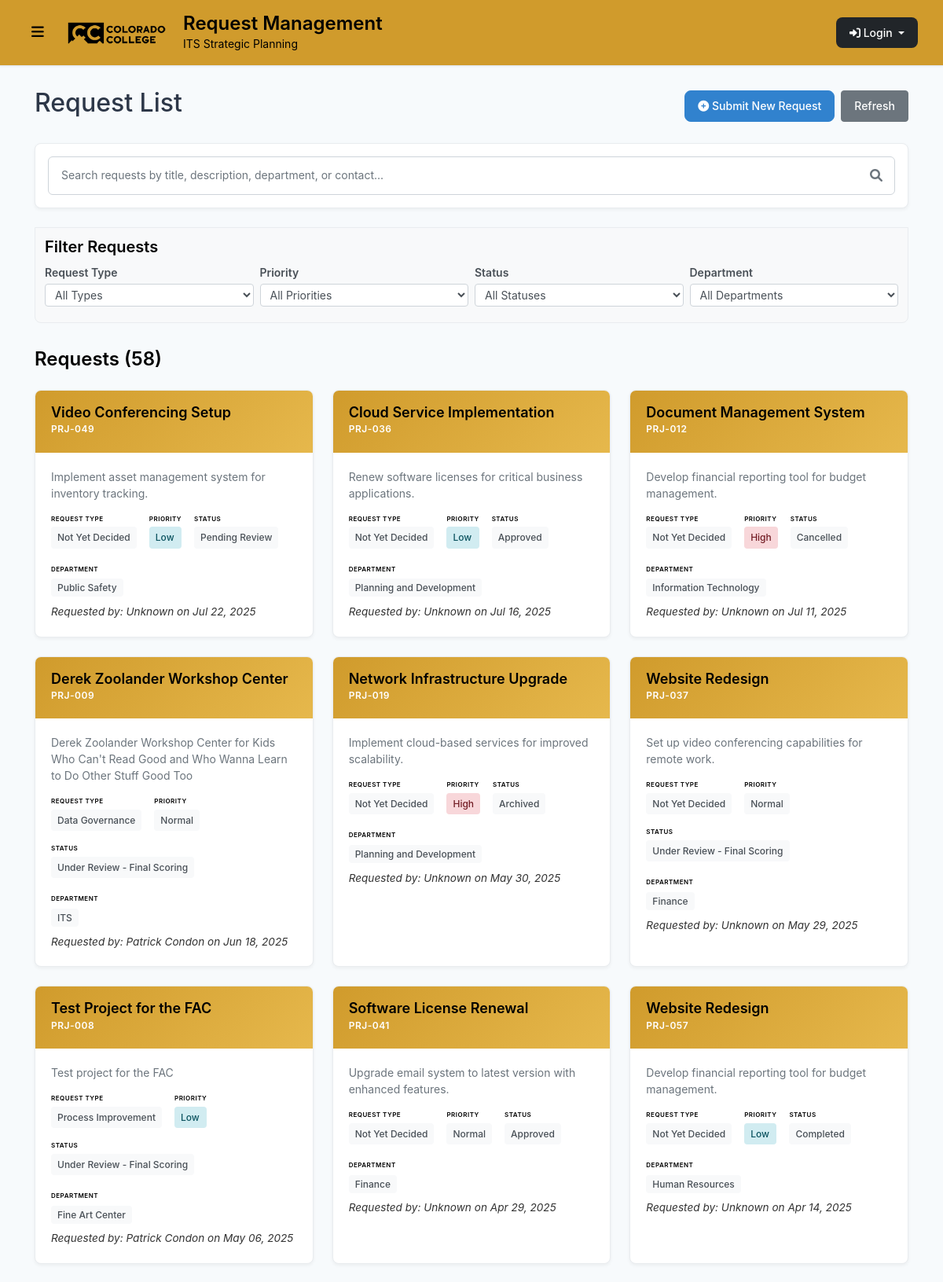
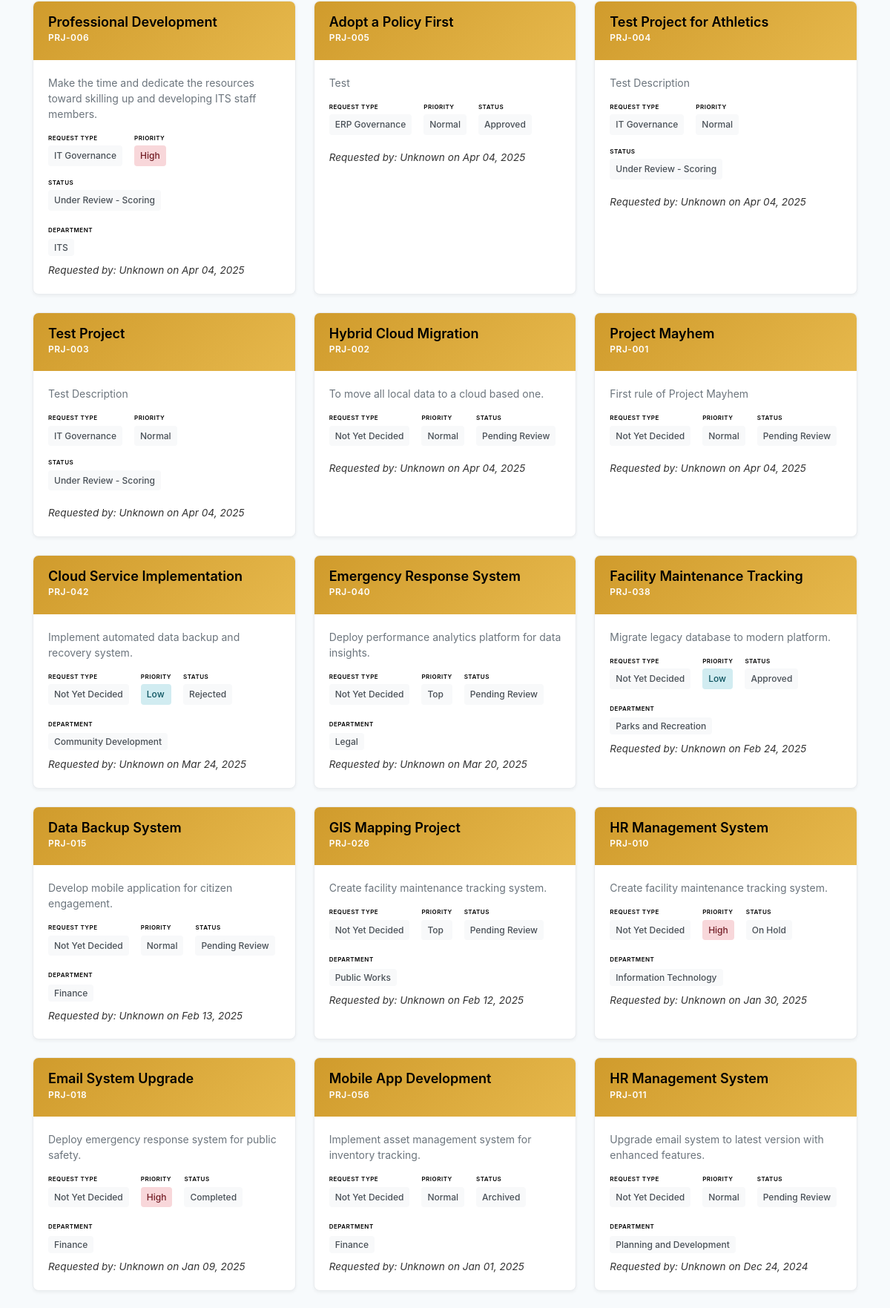
The page / (upper part) on the database its author committed (2 pictures, top to bottom).
### projects/models.py (models this page shows, shortened)
class Project(models.Model):
    STATUS_CHOICES = [
        ('pending', 'Pending Review'),
        ('approved', 'Approved'),
        ('rejected', 'Rejected'),
        ('under_review_triage', 'Under Review - Triage'),
        ('under_review_scoring', 'Under Review - Scoring'),
        ('under_review_final_scoring', 'Under Review - Final Scoring'),
        ('completed', 'Completed'),
        ('archived', 'Archived'),
        ('on_hold', 'On Hold'),
        ('cancelled', 'Cancelled'),
    ]
    STAGE_CHOICES = [
        ('Pending_Review', 'Pending Review'),
        ('Under_Review_Triage', 'Under Review - Triage'),
        ('Under_Review_Scoring', 'Under Review - Scoring'),
        ('Under_Review_Final_Scoring', 'Under Review - Final Scoring'),
    ]
    PRIORITY_CHOICES = [
        ('Low', 'Low'),
        ('Normal', 'Normal'),
        ('High', 'High'),
        ('Top', 'Top'),
    ]
    FINAL_PRIORITY_CHOICES = [
        (1, 'Low'),
        (2, 'Medium'),
        (3, 'High'),
    ]
    PROJECT_TYPE_CHOICES = [
        ('not_yet_decided', 'Not Yet Decided'),
        ('process_improvement', 'Process Improvement'),
        ('it_governance', 'IT Governance'),
        ('erp_governance', 'ERP Governance'),
        ('data_governance', 'Data Governance'),
    ]
    title = models.CharField(max_length=200)
    description = models.TextField()
    project_type = models.CharField(
        max_length=20,
        choices=PROJECT_TYPE_CHOICES,
        default='not_yet_decided',
        verbose_name="Request Type",
        help_text="Type of request submission"
    )
    submitted_by = models.ForeignKey(User, on_delete=models.CASCADE, null=True, blank=True)
    submission_date = models.DateTimeField(default=timezone.now)
    status = models.CharField(max_length=30, choices=STATUS_CHOICES, default='pending')
    stage = models.CharField(max_length=30, choices=STAGE_CHOICES, default='Pending_Review', help_text="Current stage of the project")
    budget = models.DecimalField(max_digits=10, decimal_places=2, null=True, blank=True)
    start_date = models.DateField(null=True, blank=True)
    end_date = models.DateField(null=True, blank=True)
    department = models.CharField(max_length=100, null=True, blank=True)
    contact_person = models.CharField(max_length=100, null=True, blank=True)
    contact_email = models.EmailField(null=True, blank=True)
    contact_phone = models.CharField(max_length=20, null=True, blank=True)
    triage_notes = models.TextField(blank=True, null=True)
    priority = models.CharField(max_length=10, choices=PRIORITY_CHOICES, default='Normal')
    scoring_notes = models.TextField(blank=True, null=True, help_text="Notes related to project scoring or evaluation")
    final_priority = models.IntegerField(null=True, blank=True, help_text="Project ranking (lower number = higher priority)")
    final_score = models.FloatField(null=True, blank=True, help_text="Final score")
    strategic_alignment = models.IntegerField(null=True, blank=True, help_text="Strategic alignment score (1-5)")
    cost_benefit = models.IntegerField(null=True, blank=True, help_text="Cost benefit score (1-5)")
    user_impact = models.IntegerField(null=True, blank=True, help_text="User impact and adoption score (1-5)")
    ease_of_implementation = models.IntegerField(null=True, blank=True, help_text="Ease of implementation score (1-5)")
    vendor_reputation_support = models.IntegerField(null=True, blank=True, help_text="Vendor reputation and support score (1-5)")
    security_compliance = models.IntegerField(null=True, blank=True, help_text="Security and compliance score (1-5)")
    student_centered = models.IntegerField(null=True, blank=True, help_text="Student-centered score (1-5)")
    @property
    def formatted_id(self):
        return f"PRJ-{self.id:03d}"
    class Meta:
        ordering = ['-submission_date']
        db_table = 'project_requests'

### projects/views.py (the view, shortened to what this page needs)
# urls.py: path('', views.project_list, name='project_list'),
def project_list(request):
    search_query = request.GET.get('search', '')
    filter_type = request.GET.get('filter', 'all')
    type_filter = request.GET.get('type', '')
    priority_filter = request.GET.get('priority', '')
    status_filter = request.GET.get('status', '')
    department_filter = request.GET.get('department', '')
    projects = Project.objects.all().select_related('submitted_by').order_by('-submission_date')
    if filter_type == 'my_projects' and request.user.is_authenticated:
        projects = projects.filter(submitted_by=request.user)
    if type_filter:
        projects = projects.filter(project_type=type_filter)
    if priority_filter:
        projects = projects.filter(priority=priority_filter)
    if status_filter:
        projects = projects.filter(status=status_filter)
    if department_filter:
        projects = projects.filter(department=department_filter)
    filtered_projects = projects
    available_types = filtered_projects.values_list('project_type', flat=True).distinct()
    project_types = [(t[0], t[1]) for t in Project.PROJECT_TYPE_CHOICES if t[0] in available_types]
    available_priorities = filtered_projects.values_list('priority', flat=True).distinct()
    priorities = [p for p in ['Top', 'High', 'Normal', 'Low'] if p in available_priorities]
    available_statuses = filtered_projects.values_list('status', flat=True).distinct()
    status_choices = [(s[0], s[1]) for s in Project.STATUS_CHOICES if s[0] in available_statuses]
    departments = filtered_projects.exclude(department='').values_list('department', flat=True).distinct().order_by('department')
    context = {
        'projects': projects,
        'search_query': search_query,
        'filter_type': filter_type,
        'type_filter': type_filter,
        'priority_filter': priority_filter,
        'status_filter': status_filter,
        'department_filter': department_filter,
        'project_types': project_types,
        'priorities': priorities,
        'status_choices': status_choices,
        'departments': departments,
    }
    return render(request, 'projects/project_list.html', context)

### projects/templates/projects/project_list.html (shortened to what this page needs)
{% extends 'base_cc.html' %}
{% block content %}
<div class="container">
    <div class="d-flex justify-content-between align-items-center mb-4">
        <h2>Request List</h2>
        <div class="d-flex gap-2">
            <a href="{% url 'projects:project_intake_form' %}" class="btn btn-primary">
                <i class="fas fa-plus-circle"></i> Submit New Request
            </a>
            <button id="refreshButton" class="cc-btn-secondary" onclick="refreshProjects()">
                Refresh
            </button>
        </div>
    </div>
    <div class="cc-search-section mb-4">
        <form method="get" class="cc-search-form">
            <div class="cc-search-container">
                <input type="text"
                       name="search"
                       class="cc-search-input"
                       placeholder="Search requests by title, description, department, or contact..."
                       value="{{ search_query|default:'' }}">
                <button type="submit" class="cc-search-btn">
                    <i class="fas fa-search"></i>
                </button>
            </div>
        </form>
    </div>
    <div class="cc-filters-section">
        <div class="cc-filters-header">
            <h3>Filter Requests</h3>
        </div>
        <form method="get" class="cc-filters-form">
            <div class="cc-filters-grid">
                <div class="cc-filter-group">
                    <label class="cc-filter-label">Request Type</label>
                    <select name="type" class="cc-filter-select" onchange="this.form.submit()">
                        <option value="">All Types</option>
                    </select>
                </div>
                <div class="cc-filter-group">
                    <label class="cc-filter-label">Priority</label>
                    <select name="priority" class="cc-filter-select" onchange="this.form.submit()">
                        <option value="">All Priorities</option>
                    </select>
                </div>
                <div class="cc-filter-group">
                    <label class="cc-filter-label">Status</label>
                    <select name="status" class="cc-filter-select" onchange="this.form.submit()">
                        <option value="">All Statuses</option>
                    </select>
                </div>
                <div class="cc-filter-group">
                    <label class="cc-filter-label">Department</label>
                    <select name="department" class="cc-filter-select" onchange="this.form.submit()">
                        <option value="">All Departments</option>
                    </select>
                </div>
            </div>
        </form>
    </div>
    <div class="cc-projects-section">
        <div class="cc-projects-header">
            <h3>Requests ({{ projects|length }})</h3>
        </div>
        {% if projects %}
        <div class="cc-projects-grid">
            {% for project in projects %}
            <div class="cc-project-card" data-project-id="{{ project.id }}" data-project-title="{{ project.title|safe }}" data-project-description="{{ project.description|safe }}" data-project-type="{{ project.get_project_type_display|safe }}" data-project-priority="{{ project.priority|safe }}" data-project-status="{{ project.get_status_display|safe }}" data-project-stage="{{ project.get_stage_display|safe }}" data-project-department="{{ project.department|default:""|safe }}" data-project-notes="{{ project.notes|default:""|safe }}" data-project-contact-person="{% if project.contact_person %}{% if project.contact_person.first_name and project.contact_person.last_name %}{{ project.contact_person.get_full_name|safe }}{% else %}{{ project.contact_person|safe }}{% endif %}{% else %}Not specified{% endif %}" data-project-formatted-id="{{ project.formatted_id|safe }}" data-project-submitted-by="{% if project.submitted_by %}{% if project.submitted_by.first_name and project.submitted_by.last_name %}{{ project.submitted_by.get_full_name|safe }}{% else %}{{ project.submitted_by.username|safe }}{% endif %}{% else %}Unknown{% endif %}" data-project-submission-date="{{ project.submission_date|date:'F j, Y'|safe }}" data-project-triage-notes="{{ project.triage_notes|default:""|safe }}" data-project-triaged-by="{% if project.triaged_by %}{% if project.triaged_by.first_name and project.triaged_by.last_name %}{{ project.triaged_by.get_full_name|safe }}{% else %}{{ project.triaged_by.username|safe }}{% endif %}{% else %}Not specified{% endif %}" data-project-triage-date="{{ project.triage_date|date:'F j, Y'|default:'Not specified'|safe }}" style="cursor: pointer;">
                <div class="cc-project-header">
                    <div class="cc-project-title">{{ project.title }}</div>
                    <div class="cc-project-id">{{ project.formatted_id }}</div>
                </div>
                <div class="cc-project-body">
                    <div class="cc-project-description">
                        {{ project.description|truncatechars:120 }}
                    </div>
                    <div class="cc-project-meta">
                        <div class="cc-meta-section">
                            <div class="cc-meta-title">Request Type</div>
                            <span class="cc-meta-item">{{ project.get_project_type_display }}</span>
                        </div>
                        <div class="cc-meta-section">
                            <div class="cc-meta-title">Priority</div>
                            <span class="cc-meta-item cc-priority-{{ project.priority|lower }}">{{ project.priority }}</span>
                        </div>
                        <div class="cc-meta-section">
                            <div class="cc-meta-title">Status</div>
                            <span class="cc-meta-item">{{ project.get_status_display }}</span>
                        </div>
                    </div>
                    {% if project.department %}
                    <div class="cc-department-section">
                        <div class="cc-department-title">Department</div>
                        <span class="cc-meta-item">{{ project.department }}</span>
                    </div>
                    {% endif %}
                    <div class="cc-project-meta-requested" style="font-size:0.85em; color:#333; margin-top:8px; font-style:italic;">
                        Requested by:
                        {% if project.submitted_by %}
                            {{ project.submitted_by.get_full_name|default:project.submitted_by.username }}
                        {% else %}
                            Unknown
                        {% endif %}
                        on {{ project.submission_date|date:'M d, Y' }}
                    </div>
                </div>
            </div>
            {% endfor %}
        </div>
        {% else %}
        <div class="cc-empty-state">
            <h4>No requests found</h4>
            <p>Try adjusting your search criteria or filters.</p>
        </div>
        {% endif %}
    </div>
</div>
{% endblock %}

### rows shown on the page
Project: title "Video Conferencing Setup", formatted_id "PRJ-049", description "Implement asset management system for inventory tracking.", project_type "Not Yet Decided", priority "Low", status "Pending Review", department "Public Safety", shows "Unknown", submission_date "Jul 22, 2025"
Project: title "Cloud Service Implementation", formatted_id "PRJ-036", description "Renew software licenses for critical business applications.", project_type "Not Yet Decided", priority "Low", status "Approved", department "Planning and Development", shows "Unknown", submission_date "Jul 16, 2025"
Project: title "Document Management System", formatted_id "PRJ-012", description "Develop financial reporting tool for budget management.", project_type "Not Yet Decided", priority "High", status "Cancelled", department "Information Technology", shows "Unknown", submission_date "Jul 11, 2025"
Project: title "Derek Zoolander Workshop Center", formatted_id "PRJ-009", description "Derek Zoolander Workshop Center for Kids Who Can't Read Good and Who Wanna Learn to Do Other Stuff Good Too", project_type "Data Governance", priority "Normal", status "Under Review - Final Scoring", department "ITS", submitted_by.get_full_name "Patrick Condon", submission_date "Jun 18, 2025"
Project: title "Network Infrastructure Upgrade", formatted_id "PRJ-019", description "Implement cloud-based services for improved scalability.", project_type "Not Yet Decided", priority "High", status "Archived", department "Planning and Development", shows "Unknown", submission_date "May 30, 2025"
Project: title "Website Redesign", formatted_id "PRJ-037", description "Set up video conferencing capabilities for remote work.", project_type "Not Yet Decided", priority "Normal", status "Under Review - Final Scoring", department "Finance", shows "Unknown", submission_date "May 29, 2025"
Project: title "Test Project for the FAC", formatted_id "PRJ-008", description "Test project for the FAC", project_type "Process Improvement", priority "Low", status "Under Review - Final Scoring", department "Fine Art Center", submitted_by.get_full_name "Patrick Condon", submission_date "May 06, 2025"
Project: title "Software License Renewal", formatted_id "PRJ-041", description "Upgrade email system to latest version with enhanced features.", project_type "Not Yet Decided", priority "Normal", status "Approved", department "Finance", shows "Unknown", submission_date "Apr 29, 2025"
Project: title "Website Redesign", formatted_id "PRJ-057", description "Develop financial reporting tool for budget management.", project_type "Not Yet Decided", priority "Low", status "Completed", department "Human Resources", shows "Unknown", submission_date "Apr 14, 2025"
Project: title "Professional Development", formatted_id "PRJ-006", description "Make the time and dedicate the resources toward skilling up and developing ITS staff members.", project_type "IT Governance", priority "High", status "Under Review - Scoring", department "ITS", shows "Unknown", submission_date "Apr 04, 2025"
Project: title "Adopt a Policy First", formatted_id "PRJ-005", description "Test", project_type "ERP Governance", priority "Normal", status "Approved", shows "Unknown", submission_date "Apr 04, 2025"
Project: title "Test Project for Athletics", formatted_id "PRJ-004", description "Test Description", project_type "IT Governance", priority "Normal", status "Under Review - Scoring", shows "Unknown", submission_date "Apr 04, 2025"
Project: title "Test Project", formatted_id "PRJ-003", description "Test Description", project_type "IT Governance", priority "Normal", status "Under Review - Scoring", shows "Unknown", submission_date "Apr 04, 2025"
Project: title "Hybrid Cloud Migration", formatted_id "PRJ-002", description "To move all local data to a cloud based one.", project_type "Not Yet Decided", priority "Normal", status "Pending Review", shows "Unknown", submission_date "Apr 04, 2025"
Project: title "Project Mayhem", formatted_id "PRJ-001", description "First rule of Project Mayhem", project_type "Not Yet Decided", priority "Normal", status "Pending Review", shows "Unknown", submission_date "Apr 04, 2025"
Project: title "Cloud Service Implementation", formatted_id "PRJ-042", description "Implement automated data backup and recovery system.", project_type "Not Yet Decided", priority "Low", status "Rejected", department "Community Development", shows "Unknown", submission_date "Mar 24, 2025"
Project: title "Emergency Response System", formatted_id "PRJ-040", description "Deploy performance analytics platform for data insights.", project_type "Not Yet Decided", priority "Top", status "Pending Review", department "Legal", shows "Unknown", submission_date "Mar 20, 2025"
Project: title "Facility Maintenance Tracking", formatted_id "PRJ-038", description "Migrate legacy database to modern platform.", project_type "Not Yet Decided", priority "Low", status "Approved", department "Parks and Recreation", shows "Unknown", submission_date "Feb 24, 2025"
Project: title "Data Backup System", formatted_id "PRJ-015", description "Develop mobile application for citizen engagement.", project_type "Not Yet Decided", priority "Normal", status "Pending Review", department "Finance", shows "Unknown", submission_date "Feb 13, 2025"
Project: title "GIS Mapping Project", formatted_id "PRJ-026", description "Create facility maintenance tracking system.", project_type "Not Yet Decided", priority "Top", status "Pending Review", department "Public Works", shows "Unknown", submission_date "Feb 12, 2025"
Project: title "HR Management System", formatted_id "PRJ-010", description "Create facility maintenance tracking system.", project_type "Not Yet Decided", priority "High", status "On Hold", department "Information Technology", shows "Unknown", submission_date "Jan 30, 2025"
Project: title "Email System Upgrade", formatted_id "PRJ-018", description "Deploy emergency response system for public safety.", project_type "Not Yet Decided", priority "High", status "Completed", department "Finance", shows "Unknown", submission_date "Jan 09, 2025"
Project: title "Mobile App Development", formatted_id "PRJ-056", description "Implement asset management system for inventory tracking.", project_type "Not Yet Decided", priority "Normal", status "Archived", department "Finance", shows "Unknown", submission_date "Jan 01, 2025"
Project: title "HR Management System", formatted_id "PRJ-011", description "Upgrade email system to latest version with enhanced features.", project_type "Not Yet Decided", priority "Normal", status "Pending Review", department "Planning and Development", shows "Unknown", submission_date "Dec 24, 2024"

### other values the page prints
{{ projects|length }} "58"
